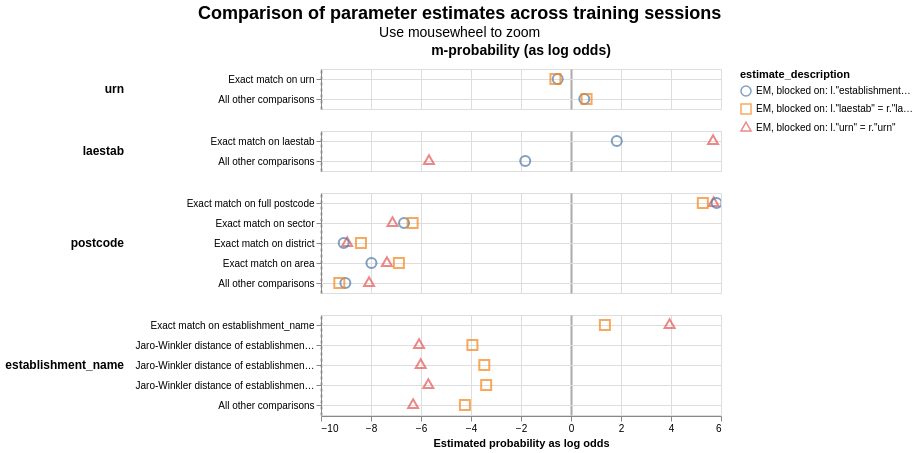

Here is the notebook cell this chart was saved with:
### Code cell
linker.visualisations.parameter_estimate_comparisons_chart()

### Figure 1 — Vega-Lite specification as saved in the notebook (floating-point values rounded to 4 significant figures)
{"config": {"view": {"continuousWidth": 400, "continuousHeight": 300}, "title": {"anchor": "middle", "fontSize": 18, "subtitleFontSize": 14}}, "data": {"name": "data-43b1844c1f57822799412ff68cc58c94"}, "mark": {"type": "point", "filled": false, "opacity": 0.7, "size": 100}, "encoding": {"color": {"field": "estimate_description", "type": "nominal"}, "column": {"align": "each", "field": "col_header", "header": {"labelFontSize": 14, "labelFontWeight": "bold"}, "title": null, "type": "nominal"}, "row": {"align": "each", "field": "comparison_name", "header": {"labelAlign": "left", "labelAnchor": "middle", "labelAngle": 0, "labelFontSize": 12, "labelFontWeight": "bold"}, "sort": {"field": "comparison_sort_order"}, "title": null, "type": "nominal"}, "shape": {"field": "estimate_description", "scale": {"range": ["circle", "square", "triangle", "diamond"]}, "type": "nominal"}, "tooltip": [{"field": "comparison_name", "type": "nominal"}, {"field": "estimate_description", "type": "nominal"}, {"field": "estimated_probability", "type": "quantitative"}], "x": {"axis": {"gridColor": {"condition": {"test": "abs(datum.value / 10)  <= 1 & datum.value % 10 === 0", "value": "#aaa"}, "value": "#ddd"}, "gridDash": {"condition": {"test": "abs(datum.value / 10) == 1", "value": [3]}, "value": null}, "gridWidth": {"condition": {"test": "abs(datum.value / 10)  <= 1 & datum.value % 10 === 0", "value": 2}, "value": 1}}, "field": "estimated_probability_as_log_odds", "title": "Estimated probability as log odds", "type": "quantitative"}, "y": {"axis": {"grid": true, "title": null}, "field": "comparison_level_label", "sort": {"field": "comparison_vector_value", "order": "descending"}, "type": "nominal"}}, "params": [{"name": "mouse_zoom", "select": {"type": "interval", "encodings": ["x"]}, "bind": "scales"}], "resolve": {"scale": {"y": "independent"}}, "title": {"text": "Comparison of parameter estimates across training sessions", "subtitle": "Use mousewheel to zoom"}, "transform": [{"calculate": "datum.m_or_u + '-probability (as log odds)'", "as": "col_header"}], "$schema": "https://vega.github.io/schema/vega-lite/v5.9.3.json", "datasets": {"data-43b1844c1f57822799412ff68cc58c94": [{"m_or_u": "m", "estimated_probability": 0.409, "estimate_description": "EM, blocked on: l.\"establishment_name\" = r.\"establishment_name\"", "estimated_probability_as_log_odds": -0.5308, "sql_condition": "\"urn_l\" = \"urn_r\"", "comparison_level_label": "Exact match on urn", "comparison_vector_value": 1, "comparison_name": "urn", "comparison_sort_order": 0}, {"m_or_u": "m", "estimated_probability": 0.3936, "estimate_description": "EM, blocked on: l.\"laestab\" = r.\"laestab\"", "estimated_probability_as_log_odds": -0.6235, "sql_condition": "\"urn_l\" = \"urn_r\"", "comparison_level_label": "Exact match on urn", "comparison_vector_value": 1, "comparison_name": "urn", "comparison_sort_order": 0}, {"m_or_u": "m", "estimated_probability": 0.591, "estimate_description": "EM, blocked on: l.\"establishment_name\" = r.\"establishment_name\"", "estimated_probability_as_log_odds": 0.5308, "sql_condition": "ELSE", "comparison_level_label": "All other comparisons", "comparison_vector_value": 0, "comparison_name": "urn", "comparison_sort_order": 0}, {"m_or_u": "m", "estimated_probability": 0.6064, "estimate_description": "EM, blocked on: l.\"laestab\" = r.\"laestab\"", "estimated_probability_as_log_odds": 0.6235, "sql_condition": "ELSE", "comparison_level_label": "All other comparisons", "comparison_vector_value": 0, "comparison_name": "urn", "comparison_sort_order": 0}, {"m_or_u": "m", "estimated_probability": 0.9809, "estimate_description": "EM, blocked on: l.\"urn\" = r.\"urn\"", "estimated_probability_as_log_odds": 5.681, "sql_condition": "\"laestab_l\" = \"laestab_r\"", "comparison_level_label": "Exact match on laestab", "comparison_vector_value": 1, "comparison_name": "laestab", "comparison_sort_order": 1}, {"m_or_u": "m", "estimated_probability": 0.7805, "estimate_description": "EM, blocked on: l.\"establishment_name\" = r.\"establishment_name\"", "estimated_probability_as_log_odds": 1.831, "sql_condition": "\"laestab_l\" = \"laestab_r\"", "comparison_level_label": "Exact match on laestab", "comparison_vector_value": 1, "comparison_name": "laestab", "comparison_sort_order": 1}, {"m_or_u": "m", "estimated_probability": 0.01911, "estimate_description": "EM, blocked on: l.\"urn\" = r.\"urn\"", "estimated_probability_as_log_odds": -5.681, "sql_condition": "ELSE", "comparison_level_label": "All other comparisons", "comparison_vector_value": 0, "comparison_name": "laestab", "comparison_sort_order": 1}, {"m_or_u": "m", "estimated_probability": 0.2195, "estimate_description": "EM, blocked on: l.\"establishment_name\" = r.\"establishment_name\"", "estimated_probability_as_log_odds": -1.831, "sql_condition": "ELSE", "comparison_level_label": "All other comparisons", "comparison_vector_value": 0, "comparison_name": "laestab", "comparison_sort_order": 1}, {"m_or_u": "m", "estimated_probability": 0.9812, "estimate_description": "EM, blocked on: l.\"urn\" = r.\"urn\"", "estimated_probability_as_log_odds": 5.707, "sql_condition": "\"postcode_l\" = \"postcode_r\"", "comparison_level_label": "Exact match on full postcode", "comparison_vector_value": 4, "comparison_name": "postcode", "comparison_sort_order": 2}, {"m_or_u": "m", "estimated_probability": 0.9827, "estimate_description": "EM, blocked on: l.\"establishment_name\" = r.\"establishment_name\"", "estimated_probability_as_log_odds": 5.824, "sql_condition": "\"postcode_l\" = \"postcode_r\"", "comparison_level_label": "Exact match on full postcode", "comparison_vector_value": 4, "comparison_name": "postcode", "comparison_sort_order": 2}, {"m_or_u": "m", "estimated_probability": 0.9748, "estimate_description": "EM, blocked on: l.\"laestab\" = r.\"laestab\"", "estimated_probability_as_log_odds": 5.273, "sql_condition": "\"postcode_l\" = \"postcode_r\"", "comparison_level_label": "Exact match on full postcode", "comparison_vector_value": 4, "comparison_name": "postcode", "comparison_sort_order": 2}, {"m_or_u": "m", "estimated_probability": 0.007042, "estimate_description": "EM, blocked on: l.\"urn\" = r.\"urn\"", "estimated_probability_as_log_odds": -7.14, "sql_condition": "NULLIF(regexp_extract(\"postcode_l\", '^[A-Za-z]{1,2}[0-9][A-Za-z0-9]? [0-9]', 0), '') = NULLIF(regexp_extract(\"postcode_r\", '^[A-Za-z]{1,2}[0-9][A-Za-z0-9]? [0-9]', 0), '')", "comparison_level_label": "Exact match on sector", "comparison_vector_value": 3, "comparison_name": "postcode", "comparison_sort_order": 2}, {"m_or_u": "m", "estimated_probability": 0.00967, "estimate_description": "EM, blocked on: l.\"establishment_name\" = r.\"establishment_name\"", "estimated_probability_as_log_odds": -6.678, "sql_condition": "NULLIF(regexp_extract(\"postcode_l\", '^[A-Za-z]{1,2}[0-9][A-Za-z0-9]? [0-9]', 0), '') = NULLIF(regexp_extract(\"postcode_r\", '^[A-Za-z]{1,2}[0-9][A-Za-z0-9]? [0-9]', 0), '')", "comparison_level_label": "Exact match on sector", "comparison_vector_value": 3, "comparison_name": "postcode", "comparison_sort_order": 2}, {"m_or_u": "m", "estimated_probability": 0.01224, "estimate_description": "EM, blocked on: l.\"laestab\" = r.\"laestab\"", "estimated_probability_as_log_odds": -6.334, "sql_condition": "NULLIF(regexp_extract(\"postcode_l\", '^[A-Za-z]{1,2}[0-9][A-Za-z0-9]? [0-9]', 0), '') = NULLIF(regexp_extract(\"postcode_r\", '^[A-Za-z]{1,2}[0-9][A-Za-z0-9]? [0-9]', 0), '')", "comparison_level_label": "Exact match on sector", "comparison_vector_value": 3, "comparison_name": "postcode", "comparison_sort_order": 2}, {"m_or_u": "m", "estimated_probability": 0.002012, "estimate_description": "EM, blocked on: l.\"urn\" = r.\"urn\"", "estimated_probability_as_log_odds": -8.954, "sql_condition": "NULLIF(regexp_extract(\"postcode_l\", '^[A-Za-z]{1,2}[0-9][A-Za-z0-9]?', 0), '') = NULLIF(regexp_extract(\"postcode_r\", '^[A-Za-z]{1,2}[0-9][A-Za-z0-9]?', 0), '')", "comparison_level_label": "Exact match on district", "comparison_vector_value": 2, "comparison_name": "postcode", "comparison_sort_order": 2}, {"m_or_u": "m", "estimated_probability": 0.001828, "estimate_description": "EM, blocked on: l.\"establishment_name\" = r.\"establishment_name\"", "estimated_probability_as_log_odds": -9.093, "sql_condition": "NULLIF(regexp_extract(\"postcode_l\", '^[A-Za-z]{1,2}[0-9][A-Za-z0-9]?', 0), '') = NULLIF(regexp_extract(\"postcode_r\", '^[A-Za-z]{1,2}[0-9][A-Za-z0-9]?', 0), '')", "comparison_level_label": "Exact match on district", "comparison_vector_value": 2, "comparison_name": "postcode", "comparison_sort_order": 2}, {"m_or_u": "m", "estimated_probability": 0.002948, "estimate_description": "EM, blocked on: l.\"laestab\" = r.\"laestab\"", "estimated_probability_as_log_odds": -8.402, "sql_condition": "NULLIF(regexp_extract(\"postcode_l\", '^[A-Za-z]{1,2}[0-9][A-Za-z0-9]?', 0), '') = NULLIF(regexp_extract(\"postcode_r\", '^[A-Za-z]{1,2}[0-9][A-Za-z0-9]?', 0), '')", "comparison_level_label": "Exact match on district", "comparison_vector_value": 2, "comparison_name": "postcode", "comparison_sort_order": 2}, {"m_or_u": "m", "estimated_probability": 0.006036, "estimate_description": "EM, blocked on: l.\"urn\" = r.\"urn\"", "estimated_probability_as_log_odds": -7.363, "sql_condition": "NULLIF(regexp_extract(\"postcode_l\", '^[A-Za-z]{1,2}', 0), '') = NULLIF(regexp_extract(\"postcode_r\", '^[A-Za-z]{1,2}', 0), '')", "comparison_level_label": "Exact match on area", "comparison_vector_value": 1, "comparison_name": "postcode", "comparison_sort_order": 2}, {"m_or_u": "m", "estimated_probability": 0.003937, "estimate_description": "EM, blocked on: l.\"establishment_name\" = r.\"establishment_name\"", "estimated_probability_as_log_odds": -7.983, "sql_condition": "NULLIF(regexp_extract(\"postcode_l\", '^[A-Za-z]{1,2}', 0), '') = NULLIF(regexp_extract(\"postcode_r\", '^[A-Za-z]{1,2}', 0), '')", "comparison_level_label": "Exact match on area", "comparison_vector_value": 1, "comparison_name": "postcode", "comparison_sort_order": 2}, {"m_or_u": "m", "estimated_probability": 0.008397, "estimate_description": "EM, blocked on: l.\"laestab\" = r.\"laestab\"", "estimated_probability_as_log_odds": -6.884, "sql_condition": "NULLIF(regexp_extract(\"postcode_l\", '^[A-Za-z]{1,2}', 0), '') = NULLIF(regexp_extract(\"postcode_r\", '^[A-Za-z]{1,2}', 0), '')", "comparison_level_label": "Exact match on area", "comparison_vector_value": 1, "comparison_name": "postcode", "comparison_sort_order": 2}, {"m_or_u": "m", "estimated_probability": 0.003689, "estimate_description": "EM, blocked on: l.\"urn\" = r.\"urn\"", "estimated_probability_as_log_odds": -8.077, "sql_condition": "ELSE", "comparison_level_label": "All other comparisons", "comparison_vector_value": 0, "comparison_name": "postcode", "comparison_sort_order": 2}, {"m_or_u": "m", "estimated_probability": 0.001915, "estimate_description": "EM, blocked on: l.\"establishment_name\" = r.\"establishment_name\"", "estimated_probability_as_log_odds": -9.026, "sql_condition": "ELSE", "comparison_level_label": "All other comparisons", "comparison_vector_value": 0, "comparison_name": "postcode", "comparison_sort_order": 2}, {"m_or_u": "m", "estimated_probability": 0.00162, "estimate_description": "EM, blocked on: l.\"laestab\" = r.\"laestab\"", "estimated_probability_as_log_odds": -9.267, "sql_condition": "ELSE", "comparison_level_label": "All other comparisons", "comparison_vector_value": 0, "comparison_name": "postcode", "comparison_sort_order": 2}, {"m_or_u": "m", "estimated_probability": 0.939, "estimate_description": "EM, blocked on: l.\"urn\" = r.\"urn\"", "estimated_probability_as_log_odds": 3.943, "sql_condition": "\"establishment_name_l\" = \"establishment_name_r\"", "comparison_level_label": "Exact match on establishment_name", "comparison_vector_value": 4, "comparison_name": "establishment_name", "comparison_sort_order": 3}, {"m_or_u": "m", "estimated_probability": 0.719, "estimate_description": "EM, blocked on: l.\"laestab\" = r.\"laestab\"", "estimated_probability_as_log_odds": 1.355, "sql_condition": "\"establishment_name_l\" = \"establishment_name_r\"", "comparison_level_label": "Exact match on establishment_name", "comparison_vector_value": 4, "comparison_name": "establishment_name", "comparison_sort_order": 3}, {"m_or_u": "m", "estimated_probability": 0.01459, "estimate_description": "EM, blocked on: l.\"urn\" = r.\"urn\"", "estimated_probability_as_log_odds": -6.078, "sql_condition": "jaro_winkler_similarity(\"establishment_name_l\", \"establishment_name_r\") >= 0.92", "comparison_level_label": "Jaro-Winkler distance of establishment_name >= 0.92", "comparison_vector_value": 3, "comparison_name": "establishment_name", "comparison_sort_order": 3}, {"m_or_u": "m", "estimated_probability": 0.06103, "estimate_description": "EM, blocked on: l.\"laestab\" = r.\"laestab\"", "estimated_probability_as_log_odds": -3.944, "sql_condition": "jaro_winkler_similarity(\"establishment_name_l\", \"establishment_name_r\") >= 0.92", "comparison_level_label": "Jaro-Winkler distance of establishment_name >= 0.92", "comparison_vector_value": 3, "comparison_name": "establishment_name", "comparison_sort_order": 3}, {"m_or_u": "m", "estimated_probability": 0.01526, "estimate_description": "EM, blocked on: l.\"urn\" = r.\"urn\"", "estimated_probability_as_log_odds": -6.012, "sql_condition": "jaro_winkler_similarity(\"establishment_name_l\", \"establishment_name_r\") >= 0.88", "comparison_level_label": "Jaro-Winkler distance of establishment_name >= 0.88", "comparison_vector_value": 2, "comparison_name": "establishment_name", "comparison_sort_order": 3}, {"m_or_u": "m", "estimated_probability": 0.08289, "estimate_description": "EM, blocked on: l.\"laestab\" = r.\"laestab\"", "estimated_probability_as_log_odds": -3.468, "sql_condition": "jaro_winkler_similarity(\"establishment_name_l\", \"establishment_name_r\") >= 0.88", "comparison_level_label": "Jaro-Winkler distance of establishment_name >= 0.88", "comparison_vector_value": 2, "comparison_name": "establishment_name", "comparison_sort_order": 3}, {"m_or_u": "m", "estimated_probability": 0.01878, "estimate_description": "EM, blocked on: l.\"urn\" = r.\"urn\"", "estimated_probability_as_log_odds": -5.707, "sql_condition": "jaro_winkler_similarity(\"establishment_name_l\", \"establishment_name_r\") >= 0.7", "comparison_level_label": "Jaro-Winkler distance of establishment_name >= 0.7", "comparison_vector_value": 1, "comparison_name": "establishment_name", "comparison_sort_order": 3}, {"m_or_u": "m", "estimated_probability": 0.08695, "estimate_description": "EM, blocked on: l.\"laestab\" = r.\"laestab\"", "estimated_probability_as_log_odds": -3.392, "sql_condition": "jaro_winkler_similarity(\"establishment_name_l\", \"establishment_name_r\") >= 0.7", "comparison_level_label": "Jaro-Winkler distance of establishment_name >= 0.7", "comparison_vector_value": 1, "comparison_name": "establishment_name", "comparison_sort_order": 3}, {"m_or_u": "m", "estimated_probability": 0.01241, "estimate_description": "EM, blocked on: l.\"urn\" = r.\"urn\"", "estimated_probability_as_log_odds": -6.315, "sql_condition": "ELSE", "comparison_level_label": "All other comparisons", "comparison_vector_value": 0, "comparison_name": "establishment_name", "comparison_sort_order": 3}, {"m_or_u": "m", "estimated_probability": 0.05015, "estimate_description": "EM, blocked on: l.\"laestab\" = r.\"laestab\"", "estimated_probability_as_log_odds": -4.243, "sql_condition": "ELSE", "comparison_level_label": "All other comparisons", "comparison_vector_value": 0, "comparison_name": "establishment_name", "comparison_sort_order": 3}]}}
